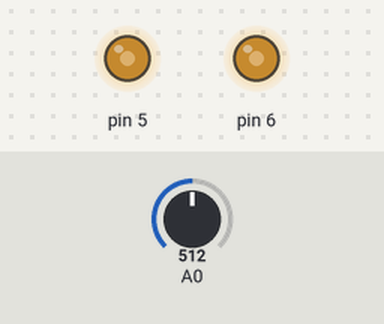
The sketch below on a simulated Arduino Uno, built with avr-gcc and run on an emulated ATmega328P. Shown: output pins drawn as LEDs (lit = HIGH). The inputs (shaded band) are chosen by the test bench; at power-on: A0 = 512.

Above: at 1.2 s.
1.3 s: A0 set to 716
At 2.2 s:
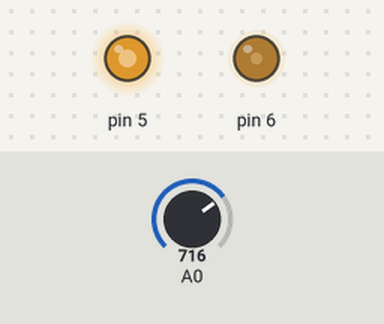
2.8 s: A0 set to 900
At 3.3 s:
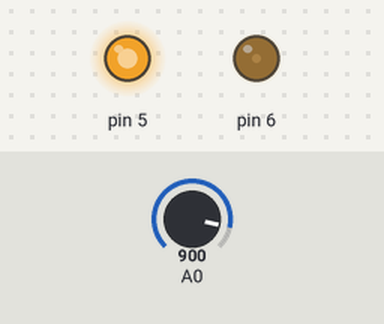
4.3 s: A0 set to 1023
At 5.5 s:
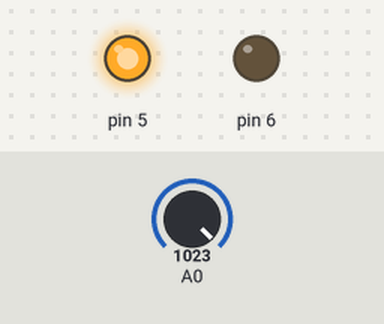
5.8 s: A0 set to 306
At 6.8 s:
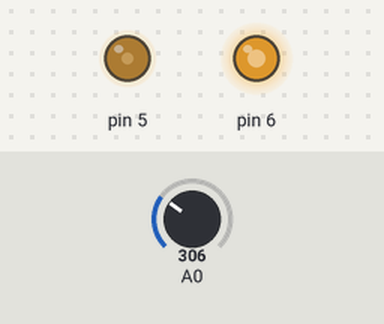
7.3 s: A0 set to 122
At 7.9 s:
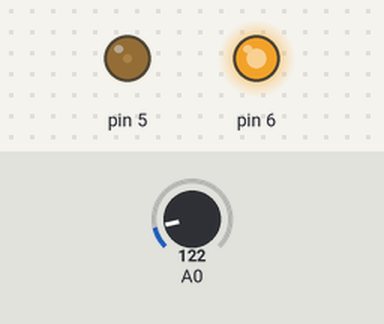
8.8 s: A0 set to 511
At 9.1 s:
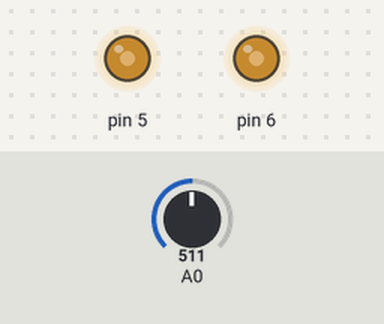
Timing chart, 0 to 11.3 s (numbered marks = the images above; inputs shaded):
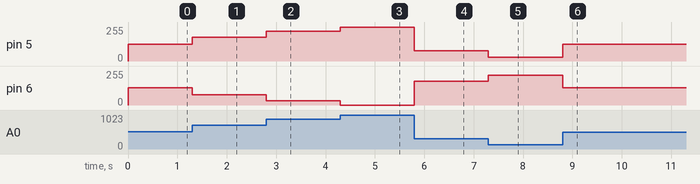

The sketch:

18MotorDC-Velocidad.ino
```cpp
void setup() {
  pinMode(5,OUTPUT);
  pinMode(6,OUTPUT);
}

void loop() {
     int valorLeido = analogRead(A0);
     int valorConvertidoA = map(valorLeido, 0, 1023, 0, 255);
     int valorConvertidoB = map(valorLeido, 0, 1023, 255, 0);
     analogWrite(5, valorConvertidoA);
     analogWrite(6, valorConvertidoB);
}
```

Measured:
- after the input at 1.3 s, pin 5: 127/255 → 178/255 at once; pin 6: 128/255 → 77/255 at once
- after the input at 2.8 s, pin 5: 178/255 → 224/255 at once; pin 6: 77/255 → 31/255 at once
- after the input at 4.3 s, pin 5: 224/255 → 255/255 at once; pin 6: 31/255 → 0/255 at once
- after the input at 5.8 s, pin 5: 255/255 → 76/255 at once; pin 6: 0/255 → 179/255 at once
- after the input at 7.3 s, pin 5: 76/255 → 30/255 at once; pin 6: 179/255 → 225/255 at once
- after the input at 8.8 s, pin 5: 30/255 → 127/255 at once; pin 6: 225/255 → 128/255 at once
